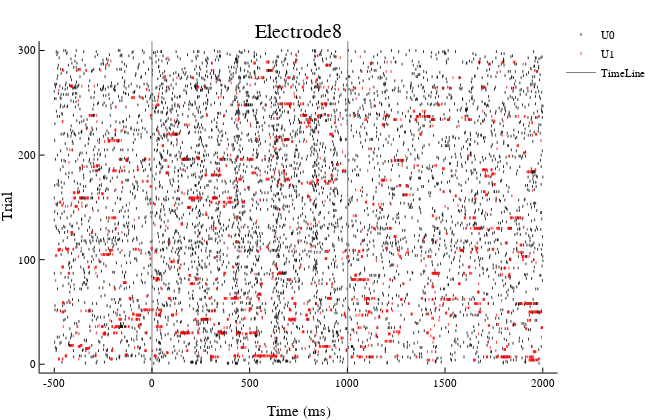

The notebook cell saved with this chart:
### Code cell
eididx = findfirst(spikeeid.==eid.value);est = spiketime[eididx];esu = spikeuid[eididx];euuid = spikeuuid[eididx]
sts,ns,ws,is = subrv(est,condon-preicidur,condoff+suficidur,isminzero=true)
sts = map(x->x-preicidur,sts)
plotspiketrain(sts,uids=map(i->esu[i],is),timeline=[0,mconddur],title="Electrode$(eid.value)")

### Figure 1 — Plotly figure (JSON) as saved in the notebook; plotly's stock layout.template omitted (floating-point values rounded to 4 significant figures; data arrays with more than 128 entries replaced by an {"elided": "..."} marker saying what was removed)
{"data": [{"colorbar": {"title": ""}, "hoverinfo": "text", "legendgroup": "U0", "marker": {"color": "rgba(0, 154, 250, 1.000)", "line": {"color": "rgba(0, 0, 0, 0.800)", "width": 1}, "size": 2, "symbol": "line-ns"}, "mode": "markers", "name": "U0", "showlegend": true, "text": {"elided": "5593 null values"}, "type": "scatter", "x": {"elided": "5593 float values"}, "xaxis": "x1", "y": {"elided": "5593 int values"}, "yaxis": "y1"}, {"colorbar": {"title": ""}, "hoverinfo": "text", "legendgroup": "U1", "marker": {"color": "rgba(227, 111, 71, 1.000)", "line": {"color": "rgba(255, 0, 0, 0.800)", "width": 1}, "size": 2, "symbol": "line-ns"}, "mode": "markers", "name": "U1", "showlegend": true, "text": {"elided": "2357 null values"}, "type": "scatter", "x": {"elided": "2357 float values"}, "xaxis": "x1", "y": {"elided": "2357 int values"}, "yaxis": "y1"}, {"colorbar": {"title": ""}, "hoverinfo": "text", "legendgroup": "TimeLine", "line": {"color": "rgba(128, 128, 128, 1.000)", "dash": "solid", "shape": "linear", "width": 1}, "mode": "lines", "name": "TimeLine", "showlegend": true, "text": [null, null], "type": "scatter", "x": [0, 0], "xaxis": "x1", "y": [-31700.0, 32000.0], "yaxis": "y1"}, {"colorbar": {"title": ""}, "hoverinfo": "text", "legendgroup": "TimeLine", "line": {"color": "rgba(128, 128, 128, 1.000)", "dash": "solid", "shape": "linear", "width": 1}, "mode": "lines", "name": "TimeLine", "showlegend": false, "text": [null, null], "type": "scatter", "x": [1002.0, 1002.0], "xaxis": "x1", "y": [-31700.0, 32000.0], "yaxis": "y1"}], "layout": {"annotations": [{"font": {"color": "rgba(0, 0, 0, 1.000)", "family": "sans-serif", "size": 20}, "rotation": 0, "showarrow": false, "text": "Electrode8", "x": 0.5323, "xanchor": "center", "xref": "paper", "y": 1, "yanchor": "top", "yref": "paper"}], "height": 420, "legend": {"bgcolor": "rgba(255, 255, 255, 1.000)", "bordercolor": "rgba(0, 0, 0, 1.000)", "font": {"color": "rgba(0, 0, 0, 1.000)", "family": "sans-serif", "size": 11}, "tracegroupgap": 0, "x": 1, "y": 1}, "margin": {"b": 20, "l": 0, "r": 0, "t": 20}, "paper_bgcolor": "rgba(255, 255, 255, 1.000)", "plot_bgcolor": "rgba(255, 255, 255, 1.000)", "showlegend": true, "width": 650, "xaxis": {"anchor": "y1", "domain": [0.07059, 0.9939], "gridcolor": "rgba(0, 0, 0, 0.100)", "gridwidth": 0.5, "linecolor": "rgba(0, 0, 0, 1.000)", "mirror": false, "range": [-575.0, 2076.0], "showgrid": false, "showline": true, "showticklabels": true, "tickangle": 0, "tickcolor": "rgb(0, 0, 0)", "tickfont": {"color": "rgba(0, 0, 0, 1.000)", "family": "sans-serif", "size": 11}, "tickmode": "array", "ticks": "inside", "ticktext": ["-500", "0", "500", "1000", "1500", "2000"], "tickvals": [-500, 0, 500, 1000, 1500, 2000], "title": "Time (ms)", "titlefont": {"color": "rgba(0, 0, 0, 1.000)", "family": "sans-serif", "size": 15}, "type": "-", "visible": true, "zeroline": false, "zerolinecolor": "rgba(0, 0, 0, 1.000)"}, "yaxis": {"anchor": "x1", "domain": [0.0722, 0.9443], "gridcolor": "rgba(0, 0, 0, 0.100)", "gridwidth": 0.5, "linecolor": "rgba(0, 0, 0, 1.000)", "mirror": false, "range": [-7.97, 309.0], "showgrid": false, "showline": true, "showticklabels": true, "tickangle": 0, "tickcolor": "rgb(0, 0, 0)", "tickfont": {"color": "rgba(0, 0, 0, 1.000)", "family": "sans-serif", "size": 11}, "tickmode": "array", "ticks": "inside", "ticktext": ["0", "100", "200", "300"], "tickvals": [0, 100, 200, 300], "title": "Trial", "titlefont": {"color": "rgba(0, 0, 0, 1.000)", "family": "sans-serif", "size": 15}, "type": "-", "visible": true, "zeroline": false, "zerolinecolor": "rgba(0, 0, 0, 1.000)"}}}
